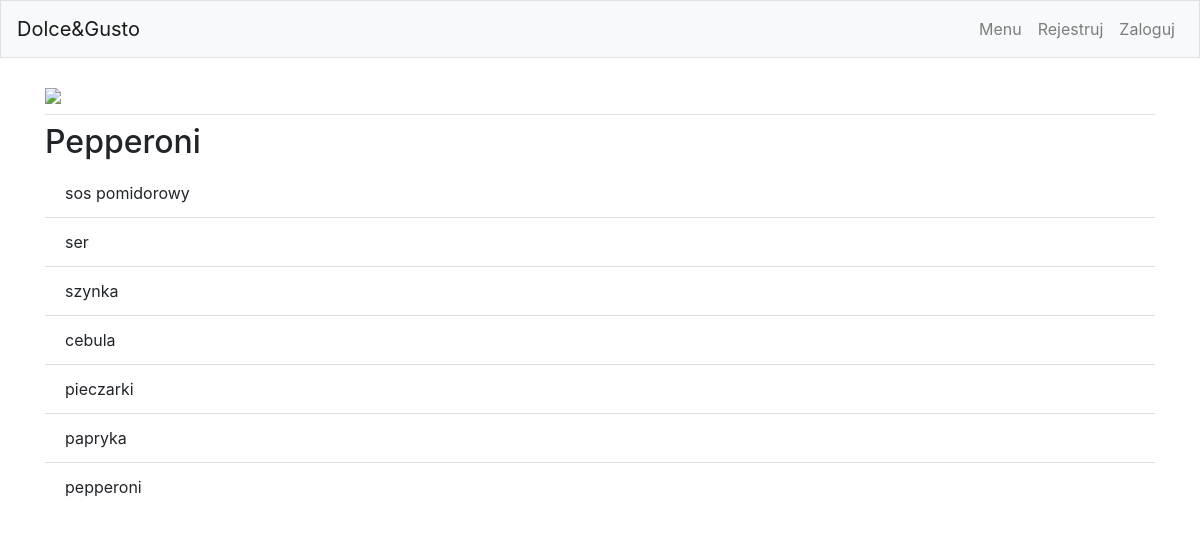
The page /1 on the database its author committed.
### pizzas/models.py (models this page shows)
class Pizza(models.Model):
    name = models.CharField(max_length=200)
    def __str__(self):
        return self.name

class Toping(models.Model):
    pizza = models.ForeignKey(Pizza, on_delete=models.CASCADE)
    name = models.CharField(max_length=200)
    def __str__(self):
        return self.name

### pizzas/views.py (the view)
# urls.py: path('<int:pizza_id>', views.pizza_site, name='pizza_site'),
def pizza_site(request, pizza_id):
    from pizzas.models import Pizza,Toping
    context = {}
    name = Pizza.objects.get(id=pizza_id)
    topings = name.toping_set.all()
    context['name'] = name
    context['topings'] = topings
    return render(request, 'pizzas/pizza_site.html', context)

### pizzas/templates/pizzas/pizza_site.html
{% extends 'pizzas/base.html' %}
{% block page_header %}
    <img src="https://i.imgur.com/olxvhk5.jpg" style="width: 100%;" />
{% endblock page_header %}
{% block content %}
<h2>{{ name }}</h2>
<ul class="list-group list-group-flush">
    {% for toping in topings %}
        <li class="list-group-item">{{ toping }}</li>
    {% empty %}
        <li class="list-group-item">Dodatki na życzenie</li>
    {% endfor %}
</ul>
{% endblock content %}

### rows shown on the page
Pizza: name "Pepperoni"
Toping: name "sos pomidorowy"
Toping: name "ser"
Toping: name "szynka"
Toping: name "cebula"
Toping: name "pieczarki"
Toping: name "papryka"
Toping: name "pepperoni"
